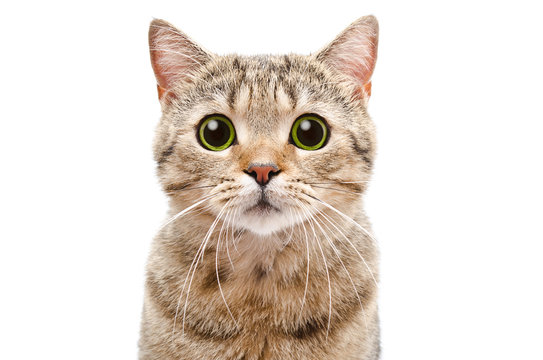
#> input picture data/cat.jpg, 543 x 360 px
$ python crop.py
#> lines starting #> are read from the running program, lines starting #| are printed output that depends on the picture
# crop 'feekra'

import os
import cv2

img = cv2.imread(os.path.join('.', 'data', 'cat.jpg'))
#> img is the input picture: shape (360, 543, 3); mean B, G, R 210.6, 219.2, 229

print(img.shape)
#| (360, 543, 3)

crop_img = img[35:250, 140:390]
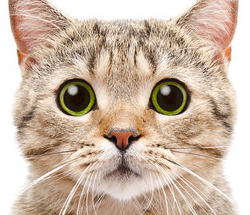
#> crop_img: shape (215, 250, 3); mean B, G, R 165.2, 182.6, 203.1

cv2.imshow('img', img)
cv2.imshow('crop_img', crop_img)
cv2.waitKey(0)

$ run again, with data/birds.jpg copied over data/cat.jpg
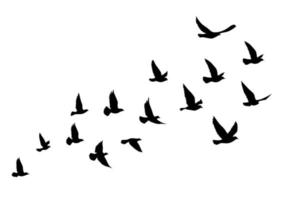
#> input picture data/birds.jpg, 283 x 200 px
#> img is the input picture: shape (200, 283, 3); min 0, max 255, mean 241.7
#| (200, 283, 3)
#> `crop_img = img[35:250, 140:390]`:
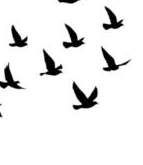
#> crop_img: shape (165, 143, 3); min 0, max 255, mean 236.9
